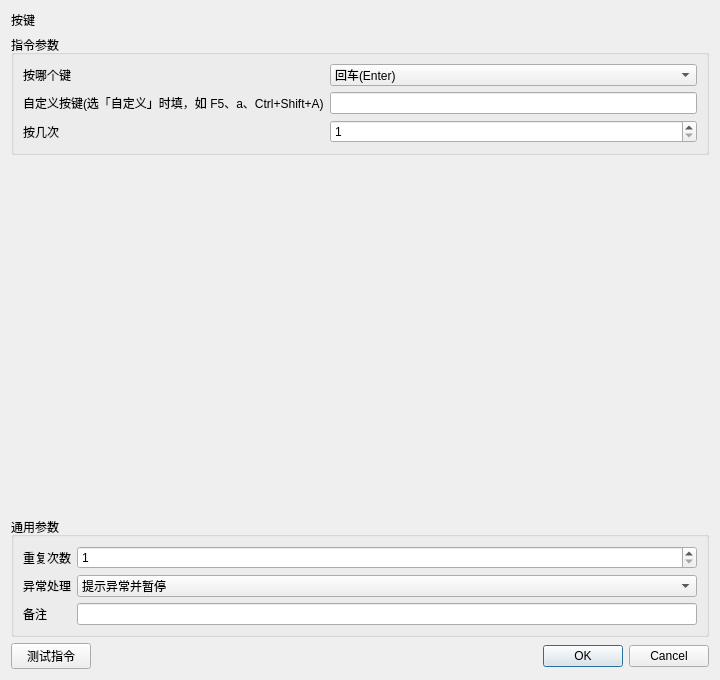
<?xml version="1.0" encoding="UTF-8"?><ui version="4.0"><class>InstructionEditor</class><widget class="QDialog" name="InstructionEditor"><property name="geometry"><rect><x>0</x><y>0</y><width>720</width><height>680</height></rect></property><layout class="QVBoxLayout" name="rootLayout"><item><widget class="QLabel" name="titleLabel"><property name="text"><string>按键</string></property></widget></item><item><widget class="QGroupBox" name="parameterGroupBox"><property name="title"><string>指令参数</string></property><layout class="QFormLayout" name="parameterFormLayout"><item row="0" column="0"><widget class="QLabel" name="label_0"><property name="text"><string>按哪个键</string></property></widget></item><item row="0" column="1"><widget class="QComboBox" name="parameter_0"><item><property name="text"><string>回车(Enter)</string></property></item><item><property name="text"><string>Tab</string></property></item><item><property name="text"><string>ESC(Esc)</string></property></item><item><property name="text"><string>空格(Space)</string></property></item><item><property name="text"><string>退格(Backspace)</string></property></item><item><property name="text"><string>删除(Delete)</string></property></item><item><property name="text"><string>方向键↑</string></property></item><item><property name="text"><string>方向键↓</string></property></item><item><property name="text"><string>方向键←</string></property></item><item><property name="text"><string>方向键→</string></property></item><item><property name="text"><string>F5(刷新页面)</string></property></item><item><property name="text"><string>Ctrl+A(全选)</string></property></item><item><property name="text"><string>Ctrl+C(复制)</string></property></item><item><property name="text"><string>Ctrl+V(粘贴)</string></property></item><item><property name="text"><string>Ctrl+X(剪切)</string></property></item><item><property name="text"><string>Ctrl+Z(撤销)</string></property></item><item><property name="text"><string>Ctrl+F(查找)</string></property></item><item><property name="text"><string>Ctrl+S(保存)</string></property></item><item><property name="text"><string>自定义</string></property></item><property name="currentIndex"><number>0</number></property></widget></item><item row="1" column="0"><widget class="QLabel" name="label_1"><property name="text"><string>自定义按键(选「自定义」时填，如 F5、a、Ctrl+Shift+A)</string></property></widget></item><item row="1" column="1"><widget class="QLineEdit" name="parameter_1"><property name="text"><string></string></property></widget></item><item row="2" column="0"><widget class="QLabel" name="label_2"><property name="text"><string>按几次</string></property></widget></item><item row="2" column="1"><widget class="QSpinBox" name="parameter_2"><property name="minimum"><number>1</number></property><property name="maximum"><number>1000000</number></property><property name="value"><number>1</number></property></widget></item></layout></widget></item><item><spacer name="verticalSpacer"><property name="orientation"><enum>Qt::Vertical</enum></property><property name="sizeHint" stdset="0"><size><width>20</width><height>20</height></size></property></spacer></item>
<item><widget class="QGroupBox" name="commonGroupBox"><property name="title"><string>通用参数</string></property><layout class="QFormLayout" name="commonFormLayout">
<item row="0" column="0"><widget class="QLabel" name="repeatLabel"><property name="text"><string>重复次数</string></property></widget></item><item row="0" column="1"><widget class="QSpinBox" name="repeatSpinBox"><property name="minimum"><number>1</number></property><property name="maximum"><number>999999</number></property><property name="value"><number>1</number></property></widget></item>
<item row="1" column="0"><widget class="QLabel" name="errorPolicyLabel"><property name="text"><string>异常处理</string></property></widget></item><item row="1" column="1"><widget class="QComboBox" name="errorPolicyComboBox"><item><property name="text"><string>自动跳过</string></property></item><item><property name="text"><string>提示异常并暂停</string></property></item><item><property name="text"><string>提示异常并停止</string></property></item><property name="currentIndex"><number>1</number></property></widget></item>
<item row="2" column="0"><widget class="QLabel" name="noteLabel"><property name="text"><string>备注</string></property></widget></item><item row="2" column="1"><widget class="QLineEdit" name="noteEdit"/></item>
</layout></widget></item>
<item><layout class="QHBoxLayout" name="footerLayout"><item><widget class="QPushButton" name="testButton"><property name="text"><string>测试指令</string></property></widget></item><item><spacer name="footerSpacer"><property name="orientation"><enum>Qt::Horizontal</enum></property><property name="sizeHint" stdset="0"><size><width>40</width><height>20</height></size></property></spacer></item><item><widget class="QDialogButtonBox" name="buttonBox"><property name="standardButtons"><set>QDialogButtonBox::Cancel|QDialogButtonBox::Ok</set></property></widget></item></layout></item>
</layout></widget><resources/><connections/></ui>
